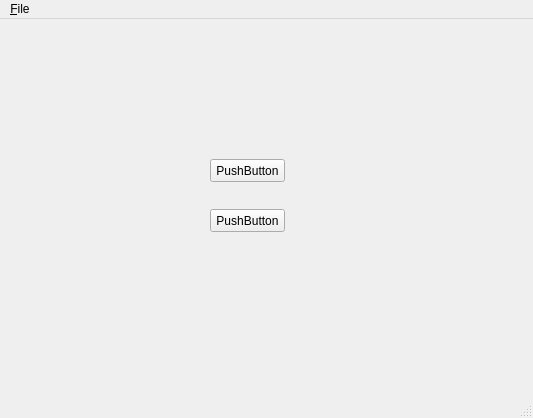
<?xml version="1.0" encoding="UTF-8"?>
<ui version="4.0">
 <class>MainWindow</class>
 <widget class="QMainWindow" name="MainWindow">
  <property name="geometry">
   <rect>
    <x>0</x>
    <y>0</y>
    <width>533</width>
    <height>418</height>
   </rect>
  </property>
  <property name="windowTitle">
   <string>MainWindow</string>
  </property>
  <widget class="QWidget" name="centralwidget">
   <widget class="QPushButton" name="pushButton">
    <property name="geometry">
     <rect>
      <x>210</x>
      <y>140</y>
      <width>75</width>
      <height>23</height>
     </rect>
    </property>
    <property name="text">
     <string>PushButton</string>
    </property>
   </widget>
   <widget class="MyButton" name="pushButton_2">
    <property name="geometry">
     <rect>
      <x>210</x>
      <y>190</y>
      <width>75</width>
      <height>23</height>
     </rect>
    </property>
    <property name="text">
     <string>PushButton</string>
    </property>
   </widget>
  </widget>
  <widget class="QMenuBar" name="menubar">
   <property name="geometry">
    <rect>
     <x>0</x>
     <y>0</y>
     <width>533</width>
     <height>23</height>
    </rect>
   </property>
   <widget class="QMenu" name="menu_Filoe">
    <property name="title">
     <string>&amp;File</string>
    </property>
    <addaction name="action_New"/>
   </widget>
   <addaction name="menu_Filoe"/>
  </widget>
  <widget class="QStatusBar" name="statusbar"/>
  <action name="action_New">
   <property name="text">
    <string>&amp;New</string>
   </property>
   <property name="shortcut">
    <string>Ctrl+N</string>
   </property>
  </action>
 </widget>
 <customwidgets>
  <customwidget>
   <class>MyButton</class>
   <extends>QPushButton</extends>
   <header>mybutton.h</header>
  </customwidget>
 </customwidgets>
 <resources/>
 <connections/>
</ui>
